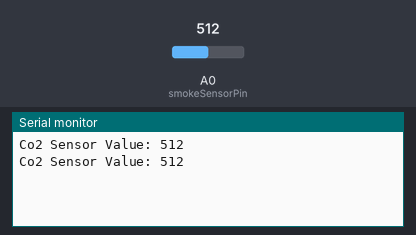
The sketch below on a simulated Arduino Uno, built with avr-gcc and run on an emulated ATmega328P. On the bench: the last lines printed to the serial monitor. The inputs (shaded band) are chosen by the test bench; at power-on: A0 (smokeSensorPin) = 512.

Above: at 1.8 s.
1.9 s: A0 (smokeSensorPin) set to 716
At 2.8 s:
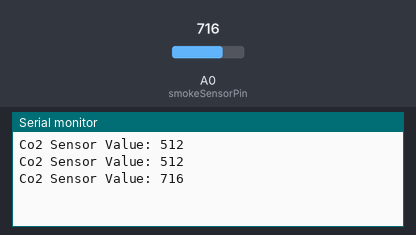
3.4 s: A0 (smokeSensorPin) set to 900
At 4.8 s:
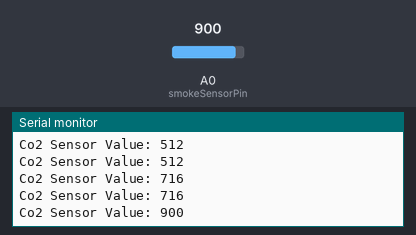
Timing chart, 0 to 6.4 s (numbered marks = the images above; inputs shaded):
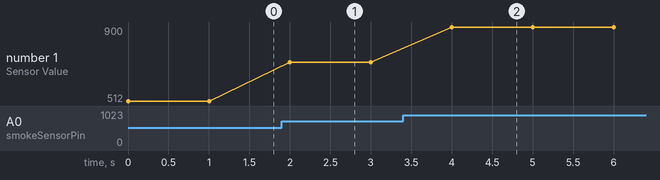

Measured:
- after the input at 1.9 s, the serial monitor: prints a new line after 0.10 s (image 1)
- after the input at 3.4 s, the serial monitor: prints a new line after 0.60 s (image 2)
- plotted number 1: 512 → 716 after the input at 1.9 s, 716 → 900 after the input at 3.4 s

The sketch:

Co2_sensor.ino
```cpp
int smokeSensorPin = A0;  // Analog pin to which the smoke sensor is connected

void setup() {
  Serial.begin(9600);  // Initialize serial communication
}

void loop() {
  // Read the analog value from the smoke sensor
  int sensorValue = analogRead(smokeSensorPin);

  // Print the raw sensor value to the serial monitor
  Serial.print("Co2 Sensor Value: ");
  Serial.println(sensorValue);

  // Wait for a short time before reading again
  delay(1000);
}
```
